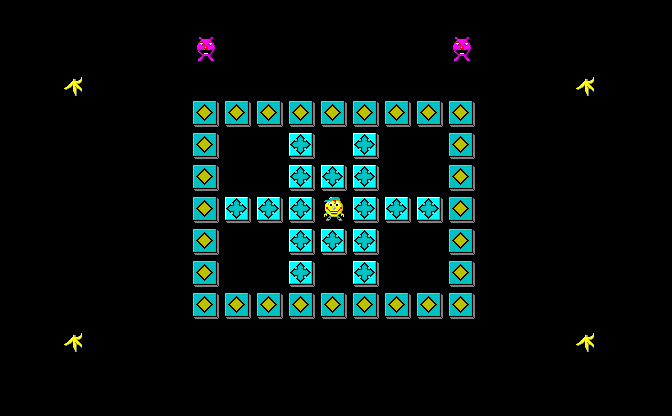

A level layout from a 2D game, rendered from its tile map. Below: a short description, then the map file with its tile-grid data intact:
An orthogonal 21x13 tile map with 32x32 px tiles, 1 tile layer (Tile Layer 1).

<map version="1.9" tiledversion="1.9.1" orientation="orthogonal" renderorder="right-down" width="21" height="13" tilewidth="32" tileheight="32" infinite="0" nextlayerid="2" nextobjectid="1">
 <tileset firstgid="1" source="banania.tsx" />
 <layer id="1" name="Tile Layer 1" width="21" height="13">
  <data encoding="csv">
0, 0, 0, 0, 0, 0, 0, 0, 0, 0, 0, 0, 0, 0, 0, 0, 0, 0, 0, 0, 0
, 0, 0, 0, 0, 0, 0, 7, 0, 0, 0, 0, 0, 0, 0, 7, 0, 0, 0, 0, 0, 0
, 0, 0, 4, 0, 0, 0, 0, 0, 0, 0, 0, 0, 0, 0, 0, 0, 0, 0, 4, 0, 0
, 0, 0, 0, 0, 0, 0, 6, 6, 6, 6, 6, 6, 6, 6, 6, 0, 0, 0, 0, 0, 0
, 0, 0, 0, 0, 0, 0, 6, 0, 0, 5, 0, 5, 0, 0, 6, 0, 0, 0, 0, 0, 0
, 0, 0, 0, 0, 0, 0, 6, 0, 0, 5, 5, 5, 0, 0, 6, 0, 0, 0, 0, 0, 0
, 0, 0, 0, 0, 0, 0, 6, 5, 5, 5, 1, 5, 5, 5, 6, 0, 0, 0, 0, 0, 0
, 0, 0, 0, 0, 0, 0, 6, 0, 0, 5, 5, 5, 0, 0, 6, 0, 0, 0, 0, 0, 0
, 0, 0, 0, 0, 0, 0, 6, 0, 0, 5, 0, 5, 0, 0, 6, 0, 0, 0, 0, 0, 0
, 0, 0, 0, 0, 0, 0, 6, 6, 6, 6, 6, 6, 6, 6, 6, 0, 0, 0, 0, 0, 0
, 0, 0, 4, 0, 0, 0, 0, 0, 0, 0, 0, 0, 0, 0, 0, 0, 0, 0, 4, 0, 0
, 0, 0, 0, 0, 0, 0, 0, 0, 0, 0, 0, 0, 0, 0, 0, 0, 0, 0, 0, 0, 0
, 0, 0, 0, 0, 0, 0, 0, 0, 0, 0, 0, 0, 0, 0, 0, 0, 0, 0, 0, 0, 0
</data>
 </layer>
</map>
